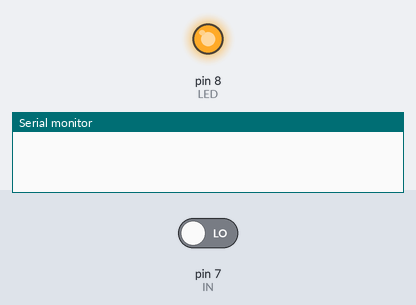
Recording of a sketch running on a simulated Arduino Uno, built with avr-gcc and run on an emulated ATmega328P. Shown: output pins drawn as LEDs (lit = HIGH), the last lines printed to the serial monitor. The test bench sets the inputs (shaded band); at power-on: pin 7 (IN) LOW.

Above: at 1.2 s.
1.3 s: pin 7 (IN) driven HIGH
2.8 s: pin 7 (IN) driven LOW
At 3.5 s:
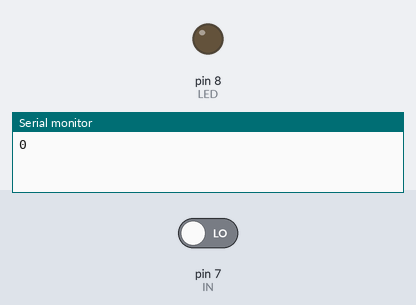
Timing chart, 0 to 5.8 s (numbered marks = the images above; inputs shaded):
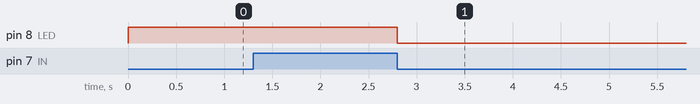

The sketch:

Blink.ino
```cpp
#define LED 8
#define IN 7

bool state = true;

void setup() {

  Serial.begin(9600);
  pinMode(LED, OUTPUT);
  pinMode(IN, INPUT);

}

// the loop function runs over and over again forever
void loop() {
  if (state)
    digitalWrite(LED, HIGH);   // turn the LED on (HIGH is the voltage level)
  else
    digitalWrite(LED, LOW);
  if (digitalRead(IN) == HIGH)
  {
      state = !state;
      Serial.print(state, DEC);
      while (digitalRead(IN) != LOW)
        delay(1);
  }
}
```

Measured:
- after the input at 2.8 s, pin 8 (LED): HIGH → LOW at once
